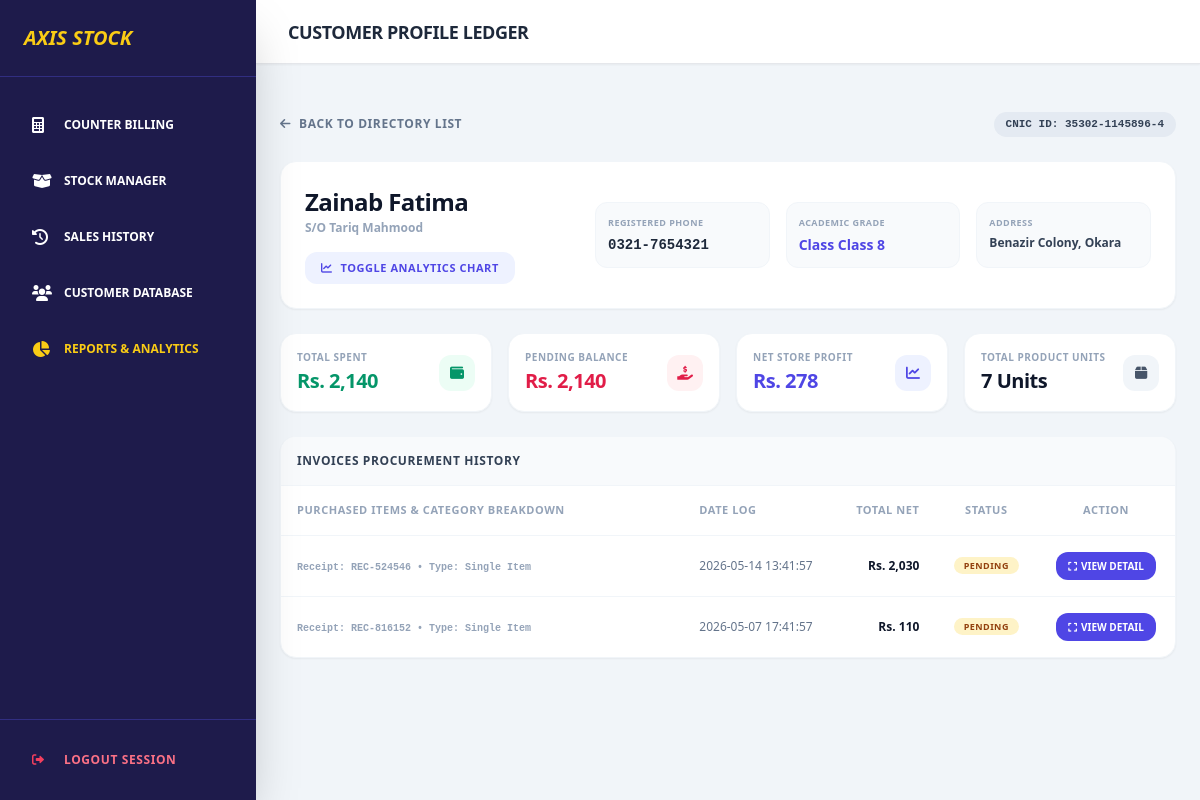
/customers/profile/35302-1145896-4 (signed in), run on the app's committed database.
### tables this page shows
CREATE TABLE sales (
            id INTEGER PRIMARY KEY AUTOINCREMENT,
            receipt_number TEXT NOT NULL UNIQUE,
            student_name TEXT NOT NULL,
            father_name TEXT NOT NULL,
            cnic TEXT,
            student_class TEXT NOT NULL,
            phone_no TEXT NOT NULL,
            address TEXT,
            sale_type TEXT NOT NULL,
            total_amount REAL NOT NULL,
            cash_paid REAL DEFAULT 0.0,
            profit REAL DEFAULT 0.0,
            payment_status TEXT DEFAULT 'Paid',
            timestamp DATETIME DEFAULT CURRENT_TIMESTAMP
        );

### main.py (the view)
@app.get("/customers/profile/{cnic_id}")
async def view_customer_detailed_profile(request: Request, cnic_id: str):
    if not is_logged_in(request): return RedirectResponse(url="/login", status_code=303)
    conn = get_db()
    profile = conn.execute("SELECT * FROM sales WHERE cnic = ? LIMIT 1", (cnic_id,)).fetchone()
    if not profile:
        conn.close()
        raise HTTPException(status_code=404, detail="Customer Data Not Found")
    history = conn.execute("SELECT * FROM sales WHERE cnic = ? ORDER BY id DESC", (cnic_id,)).fetchall()
    sale_ids = [row['id'] for row in history]
    items_map = {}
    total_items_count = 0
    if sale_ids:
        placeholders = ",".join("?" for _ in sale_ids)
        items_data = conn.execute(f"""
            SELECT si.sale_id, si.qty, si.price, si.sku, p.name as product_name, p.category
            FROM sale_items si LEFT JOIN products p ON si.product_id = p.id
            WHERE si.sale_id IN ({placeholders})
        """, sale_ids).fetchall()
        for item in items_data:
            s_id = item['sale_id']
            if s_id not in items_map: items_map[s_id] = []
            items_map[s_id].append(item)
            total_items_count += item['qty']
    total_pending = sum((row['total_amount'] - (row['cash_paid'] or 0)) for row in history if row['payment_status'] != 'Paid')
    stats_block = {
        "total_orders": len(history), "total_spent": sum(row['total_amount'] for row in history),
        "total_pending": total_pending, "total_profit": sum(row['profit'] for row in history if row['profit']),
        "total_items": total_items_count
    }
    conn.close()
    total_pending = sum((row['total_amount'] - (row['cash_paid'] or 0)) for row in history if row['payment_status'] != 'Paid')
    stats_block = {
        "total_orders": len(history), "total_spent": sum(row['total_amount'] for row in history),
        "total_pending": total_pending, "total_profit": sum(row['profit'] for row in history if row['profit']),
        "total_items": total_items_count
    }
    conn.close()
    return templates.TemplateResponse(request, "customer_profile.html", {"profile": profile, "history": history, "items_map": items_map, "stats": stats_block})

### templates/customer_profile.html (shortened to what this page needs)
{% extends "index.html" %}
{% block header_title %}Customer Profile Ledger{% endblock %}
{% block page_content %}
<div class="space-y-6 text-slate-900 relative">
    <div class="flex justify-between items-center">
        <a href="/customers" class="text-xs font-black text-slate-500 hover:text-indigo-600 uppercase tracking-wider flex items-center gap-2 transition">
            <i class="fas fa-arrow-left"></i> Back to Directory List
        </a>
        <span class="text-[11px] font-black bg-slate-200/80 text-slate-700 px-3 py-1 rounded-full uppercase font-mono">CNIC ID: {{ profile.cnic }}</span>
    </div>
    <div class="bg-white p-6 rounded-2xl shadow-sm border border-slate-100 grid grid-cols-1 md:grid-cols-3 gap-6">
        <div class="md:col-span-1 flex flex-col justify-center">
            <h3 class="text-2xl font-black text-slate-900 tracking-tight">{{ profile.student_name }}</h3>
            <span class="text-xs text-slate-400 font-bold mt-0.5">S/O {{ profile.father_name }}</span>
            <div class="mt-4">
                <button onclick="toggleGraphView()" class="inline-flex items-center gap-2 px-4 py-2 bg-indigo-50 hover:bg-indigo-100 text-indigo-600 rounded-xl transition font-black text-[11px] uppercase tracking-wider">
                    <i class="fas fa-chart-line"></i> Toggle Analytics Chart
                </button>
            </div>
        </div>
        <div class="md:col-span-2 grid grid-cols-1 sm:grid-cols-3 gap-4 text-xs font-bold self-center">
            <div class="bg-slate-50 p-3 rounded-xl border border-slate-100">
                <span class="text-slate-400 block uppercase tracking-wider text-[9px] font-black">Registered Phone</span>
                <span class="text-slate-800 font-mono text-sm block mt-1">{{ profile.phone_no }}</span>
            </div>
            <div class="bg-slate-50 p-3 rounded-xl border border-slate-100">
                <span class="text-slate-400 block uppercase tracking-wider text-[9px] font-black">Academic Grade</span>
                <span class="text-indigo-600 text-sm block font-black mt-1">Class {{ profile.student_class }}</span>
            </div>
            <div class="bg-slate-50 p-3 rounded-xl border border-slate-100">
                <span class="text-slate-400 block uppercase tracking-wider text-[9px] font-black">Address</span>
                <span class="text-slate-700 truncate block mt-1" title="{{ profile.address if profile.address else 'N/A' }}">{{ profile.address if profile.address else "N/A" }}</span>
            </div>
        </div>
    </div>
    <div class="grid grid-cols-1 sm:grid-cols-4 gap-4">
        <div class="bg-white p-4 rounded-2xl shadow-sm border border-slate-100 flex items-center justify-between">
            <div>
                <span class="block text-[10px] font-black uppercase text-slate-400 tracking-wider">Total Spent</span>
                <span class="text-xl font-black tracking-tight text-emerald-600 mt-0.5 block">Rs. {{ "{:,.0f}".format(stats.total_spent) }}</span>
            </div>
            <div class="w-9 h-9 rounded-xl bg-emerald-50 text-emerald-600 flex items-center justify-center text-sm"><i class="fas fa-wallet"></i></div>
        </div>
        <div class="bg-white p-4 rounded-2xl shadow-sm border border-slate-100 flex items-center justify-between">
            <div>
                <span class="block text-[10px] font-black uppercase text-slate-400 tracking-wider">Pending Balance</span>
                <span class="text-xl font-black tracking-tight {% if stats.total_pending > 0 %}text-rose-600{% else %}text-slate-400{% endif %} mt-0.5 block">Rs. {{ "{:,.0f}".format(stats.total_pending) }}</span>
            </div>
            <div class="w-9 h-9 rounded-xl bg-rose-50 text-rose-600 flex items-center justify-center text-sm"><i class="fas fa-hand-holding-usd"></i></div>
        </div>
        <div class="bg-white p-4 rounded-2xl shadow-sm border border-slate-100 flex items-center justify-between">
            <div>
                <span class="block text-[10px] font-black uppercase text-slate-400 tracking-wider">Net Store Profit</span>
                <span class="text-xl font-black tracking-tight text-indigo-600 mt-0.5 block">Rs. {{ "{:,.0f}".format(stats.total_profit) }}</span>
            </div>
            <div class="w-9 h-9 rounded-xl bg-indigo-50 text-indigo-600 flex items-center justify-center text-sm"><i class="fas fa-chart-line"></i></div>
        </div>
        <div class="bg-white p-4 rounded-2xl shadow-sm border border-slate-100 flex items-center justify-between">
            <div>
                <span class="block text-[10px] font-black uppercase text-slate-400 tracking-wider">Total Product Units</span>
                <span class="text-xl font-black tracking-tight text-slate-900 mt-0.5 block">{{ stats.total_items }} Units</span>
            </div>
            <div class="w-9 h-9 rounded-xl bg-slate-100 text-slate-600 flex items-center justify-center text-sm"><i class="fas fa-box"></i></div>
        </div>
    </div>
    <div class="bg-white rounded-2xl shadow-sm overflow-hidden border border-slate-100">
        <div class="p-4 bg-slate-50 border-b border-slate-100">
            <h4 class="text-xs font-black text-slate-700 uppercase tracking-wider">Invoices Procurement History</h4>
        </div>
        <div class="overflow-x-auto">
            <table class="w-full text-left border-collapse">
                <thead>
                    <tr class="bg-white border-b border-slate-100 text-slate-400 text-[11px] font-black uppercase tracking-wider">
                        <th class="p-4 w-[45%]">Purchased Items & Category Breakdown</th>
                        <th class="p-4">Date Log</th>
                        <th class="p-4 text-right">Total Net</th>
                        <th class="p-4 text-center">Status</th>
                        <th class="p-4 text-center">Action</th>
                    </tr>
                </thead>
                <tbody class="divide-y divide-slate-100 font-bold text-xs text-slate-600">
                    {% for row in history %}
                    <tr class="hover:bg-slate-50/40 transition-colors">
                        <td class="p-4">
                            <div class="flex flex-col space-y-1">
                                <span class="text-[10px] text-slate-400 font-mono">Receipt: {{ row.receipt_number }} &bull; Type: {{ row.sale_type }}</span>
                            </div>
                        </td>
                        <td class="p-4 text-slate-500 font-medium">{{ row.timestamp }}</td>
                        <td class="p-4 text-right text-slate-900 font-black">Rs. {{ "{:,.0f}".format(row.total_amount) }}</td>
                        <td class="p-4 text-center">
                            <span class="px-2.5 py-0.5 rounded-full text-[9px] font-black uppercase tracking-wider {% if row.payment_status == 'Paid' %}bg-emerald-100 text-emerald-700{% else %}bg-amber-100 text-amber-800{% endif %}">
                                {{ row.payment_status }}
                            </span>
                        </td>
                        <td class="p-4 text-center">
                            <button onclick='openInvoiceModal({{ row | tojson }}, {{ row.id }})' class="inline-flex items-center gap-1 px-3 py-1.5 bg-indigo-600 hover:bg-indigo-700 text-white rounded-xl transition-all font-black uppercase text-[10px]">
                                <i class="fas fa-expand"></i> View Detail
                            </button>
                        </td>
                    </tr>
                    {% else %}
                    <tr>
                        <td colspan="5" class="p-8 text-center text-slate-400 font-medium italic">No ledger transaction context detected.</td>
                    </tr>
                    {% endfor %}
                </tbody>
            </table>
        </div>
    </div>
</div>
{% endblock %}

### data on the page
sales: cnic "35302-1145896-4", student_name "Zainab Fatima", father_name "Tariq Mahmood", phone_no "0321-7654321", student_class "Class 8", address "Benazir Colony, Okara", receipt_number "REC-816152", sale_type "Single Item", timestamp "2026-05-07 17:41:57", total_amount "110", payment_status "PENDING"
sales: receipt_number "REC-524546", sale_type "Single Item", timestamp "2026-05-14 13:41:57", total_amount "2,030", payment_status "PENDING"

### other printed values
{{ "{:,.0f}".format(stats.total_spent) }} "2,140"
{{ "{:,.0f}".format(stats.total_pending) }} "2,140"
{{ "{:,.0f}".format(stats.total_profit) }} "278"
{{ stats.total_items }} "7"
